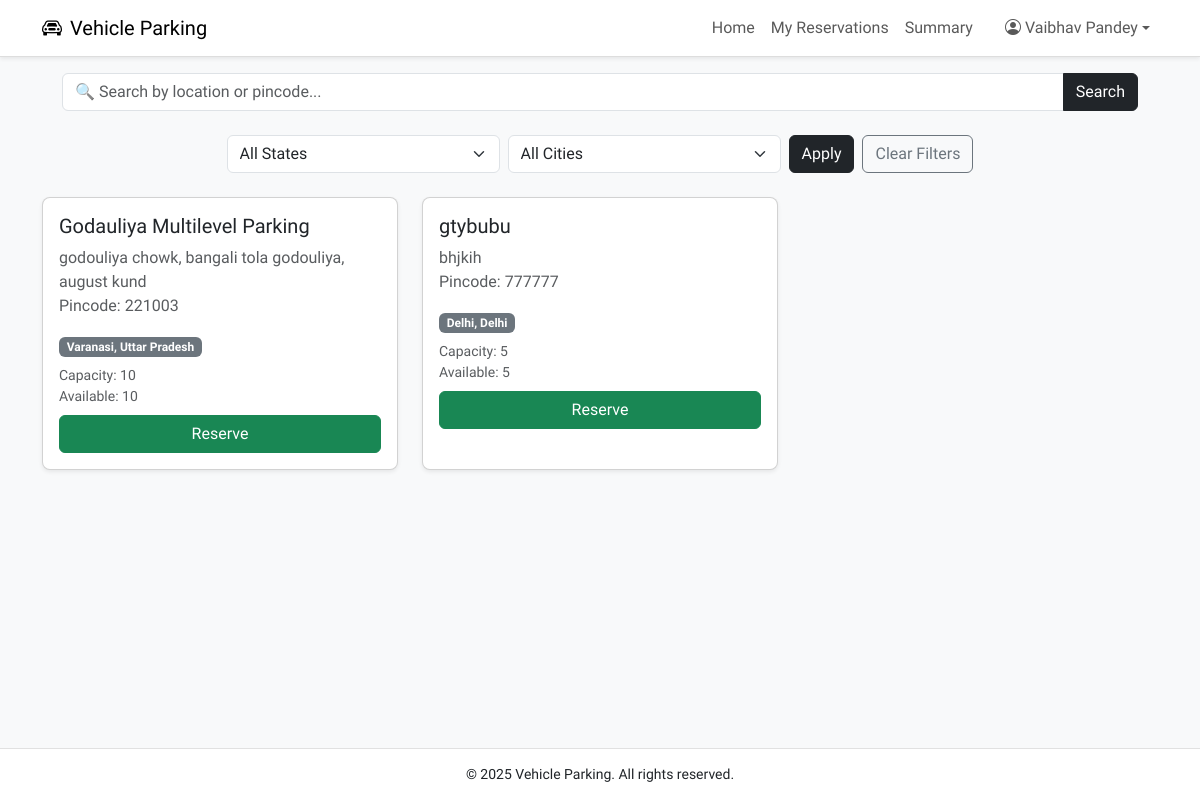
Page /user/dashboard (signed in) on the committed database.
### models.py (models this page shows, shortened)
class User(db.Model, UserMixin):
    __tablename__ = 'user'
    id = db.Column(db.Integer, primary_key=True)
    username = db.Column(db.String(100), unique=True, nullable=False)
    full_name = db.Column(db.String(100), nullable=False)
    email = db.Column(db.String(100), unique=True, nullable=False)
    password_hash = db.Column(db.String(200), nullable=False)
    address = db.Column(db.String(200))
    pin_code = db.Column(db.String(10))
    role = db.Column(db.String(20), nullable=False, default='user')
    created_at = db.Column(db.DateTime, default=datetime.utcnow)
    reservations = db.relationship('Reservation', backref='user', lazy=True)

class ParkingLot(db.Model):
    __tablename__ = 'parking_lot'
    id = db.Column(db.Integer, primary_key=True)
    city_id = db.Column(db.Integer, db.ForeignKey('city.id'), nullable=False)
    prime_location_name = db.Column(db.String(100), nullable=False)
    address = db.Column(db.String(200))
    pin_code = db.Column(db.String(10))
    price_per_hour = db.Column(db.Float, nullable=False)
    max_spots = db.Column(db.Integer, nullable=False)
    created_at = db.Column(db.DateTime, default=datetime.utcnow)
    spots = db.relationship('ParkingSpot', backref='lot', cascade='all, delete-orphan', lazy=True)
    def available_spots(self):
        return sum(1 for spot in self.spots if spot.status == 'A')

class City(db.Model):
    __tablename__ = 'city'
    id = db.Column(db.Integer, primary_key=True)
    name = db.Column(db.String(100), nullable=False)
    state = db.Column(db.String(100), nullable=False)
    lots = db.relationship('ParkingLot', backref='city', cascade='all, delete-orphan', lazy=True)

class ParkingSpot(db.Model):
    __tablename__ = 'parking_spot'
    id = db.Column(db.Integer, primary_key=True)
    lot_id = db.Column(db.Integer, db.ForeignKey('parking_lot.id', ondelete='CASCADE'), nullable=False)
    status = db.Column(db.String(1), default='A')  # A = Available, O = Occupied
    created_at = db.Column(db.DateTime, default=datetime.utcnow)
    reservation = db.relationship('Reservation', backref='spot', uselist=False)

### controllers/user.py (the view, shortened to what this page needs)
@user_bp.route('/dashboard', methods=['GET'])
@login_required
@user_required
def dashboard():
    search = request.args.get('search', '').strip().lower()
    state = request.args.get('state', '').strip().lower()
    city = request.args.get('city', '').strip().lower()
    query = ParkingLot.query.join(City).filter(True)
    if state:
        query = query.filter(City.state.ilike(f"%{state}%"))
    if city:
        query = query.filter(City.name.ilike(f"%{city}%"))
    lots = query.all()
    states = [row[0] for row in db.session.query(City.state).distinct().all()]
    cities = [row[0] for row in db.session.query(City.name).distinct().all()]
    return render_template(
        'user/dashboard.html',
        lots=lots,
        user=current_user,
        filters={
            'search': search,
            'state': state,
            'city': city
        },
        states=states,
        cities=cities
    )

### app.py (called while the page is built)
@login_manager.user_loader
def load_user(user_id):
    user_type = session.get('user_type')
    if user_type == 'user':
        return User.query.get(int(user_id))
    elif user_type == 'admin':
        return Admin.query.get(int(user_id))
    return None

### templates/user/dashboard.html (shortened to what this page needs)
{% extends 'base.html' %}
{% block content %}
<div class="container py-4">
    <form method="get" class="mb-4">
        <div class="row g-2 align-items-center justify-content-center">
            <div class="row mb-3">
                <div class="col-12">
                    <div class="input-group">
                        <input type="text" name="search" class="form-control rounded-start" placeholder="🔍 Search by location or pincode..." value="{{ filters.search or '' }}">
                        <button type="submit" class="btn btn-dark rounded-end">Search</button>
                    </div>
                </div>
            </div>
            <div class="col-md-3">
                <select name="state" class="form-select">
                    <option value="">All States</option>
                </select>
            </div>
            <div class="col-md-3">
                <select name="city" class="form-select">
                    <option value="">All Cities</option>
                </select>
            </div>
            <div class="col-auto">
                <button type="submit" class="btn btn-dark">Apply</button>
            </div>
            <div class="col-auto">
                <a href="{{ url_for('user.dashboard') }}" class="btn btn-outline-secondary">Clear Filters</a>
            </div>
        </div>
    </form>
    <div class="row">
        {% if lots %}
        {% for lot in lots %}
        <div class="col-md-4 mb-4">
            <div class="card square-card shadow-sm h-100">
                <div class="card-body">
                    <h5 class="card-title">{{ lot.prime_location_name }}</h5>
                    <p class="card-text text-muted">{{ lot.address }}<br>Pincode: {{ lot.pin_code }}</p>
                    <span class="badge bg-secondary mb-2">{{ lot.city.name }}, {{ lot.city.state }}</span>
                    <div class="mb-2 text-muted small">
                        Capacity: {{ lot.max_spots }}<br>
                        Available: {{ lot.available_spots() }}
                    </div>
                    {% if lot.available_spots() > 0 %}
                    <button class="btn btn-success w-100" data-bs-toggle="modal" data-bs-target="#reserveModal{{ lot.id }}">Reserve</button>
                    {% else %}
                    <span class="badge bg-danger w-100 py-2">Full</span>
                    {% endif %}
                </div>
            </div>
        </div>
        {% set available_spot = lot.spots | selectattr('status', 'equalto', 'A') | list | first %}
        {% endfor %}
        {% else %}
        <div class="col-12">
            <p class="text-muted">No parking lots found matching your filters.</p>
        </div>
        {% endif %}
    </div>
</div>
{% endblock %}

### templates/base.html (shortened to what this page needs)
<!DOCTYPE html>
<html lang="en">
<head>
    <link href="https://cdn.jsdelivr.net/npm/bootstrap@5.3.0/dist/css/bootstrap.min.css" rel="stylesheet">
    <link href="https://cdnjs.cloudflare.com/ajax/libs/bootstrap-icons/1.11.1/font/bootstrap-icons.min.css" rel="stylesheet">
</head>
<body>
<nav class="navbar navbar-expand-lg navbar-light shadow-sm">
    <div class="container">
        <a class="navbar-brand" href="{% if session['user_type'] == 'admin' %}
        {{ url_for('admin.dashboard') }}
        {% elif session['user_type'] == 'admin' %}
            {{ url_for('user.dashboard') }}
        {% else %}
            {{ url_for('index') }}
        {% endif %}">
            <i class="bi bi-car-front me-2"></i>Vehicle Parking
        </a>
        <div class="collapse navbar-collapse justify-content-end" id="navbarNav">
            <ul class="navbar-nav">
                {% if current_user.is_authenticated %}
                    {% if session['user_type'] == 'admin' %}
                        <li class="nav-item"><a class="nav-link" href="{{ url_for('admin.dashboard') }}">Home</a></li>
                        <li class="nav-item"><a class="nav-link" href="{{ url_for('admin.view_users') }}">Users</a></li>
                        <li class="nav-item"><a class="nav-link" href="{{ url_for('admin.summary') }}">Summary</a></li>
                    {% else %}
                        <li class="nav-item"><a class="nav-link" href="{{ url_for('user.dashboard') }}">Home</a></li>
                        <a href="{{ url_for('user.my_reservations') }}" class="nav-link">My Reservations</a>
                        <li class="nav-item"><a class="nav-link" href="{{ url_for('user.summary') }}">Summary</a></li>
                    {% endif %}
                    <li class="nav-item dropdown ms-3">
                        <a class="nav-link dropdown-toggle d-flex align-items-center" href="#" role="button" data-bs-toggle="dropdown">
                            <i class="bi bi-person-circle me-1"></i> {{ current_user.full_name }}
                        </a>
                    </li>
                {% else %}
                    <li class="nav-item"><a class="nav-link" href="{{ url_for('auth.login') }}">Login</a></li>
                    <li class="nav-item"><a class="nav-link" href="{{ url_for('auth.register') }}">Register</a></li>
                {% endif %}
            </ul>
        </div>
    </div>
</nav>
<div class="position-fixed top-0 end-0 p-3" style="z-index: 1050;">
</div>
<div>
    {% block content %}
    {% endblock %}
</div>
<footer>
    <div class="container">
        <p class="mb-0">&copy; 2025 Vehicle Parking. All rights reserved.</p>
    </div>
</footer>
</body>
</html>

### templates/base.html (style rules this page uses)
body { font-family: 'Afacad',sans-serif; background-color: #f8f9fa; display: flex; flex-direction: column; min-height: 100vh; font-size: 16px; }
.square-card { border-radius: 0.5rem; background-color: #ffffff; transition: transform 0.3s; }
.navbar { background-color: #fff; border-bottom: 1px solid #ddd; }
footer { background-color: #fff; border-top: 1px solid #e1e1e1; padding: 15px 0; text-align: center; font-size: 14px; margin-top: auto; }
.form-control, .form-select { border-radius: 6px; }

### rows in the picture
User: full_name "Vaibhav Pandey"
ParkingLot: prime_location_name "Godauliya Multilevel Parking", address "godouliya chowk, bangali tola godouliya, august kund", pin_code "221003", city.name "Varanasi", city.state "Uttar Pradesh", max_spots "10", available_spots "10"
ParkingLot: prime_location_name "gtybubu", address "bhjkih", pin_code "777777", city.name "Delhi", city.state "Delhi", max_spots "5", available_spots "5"
